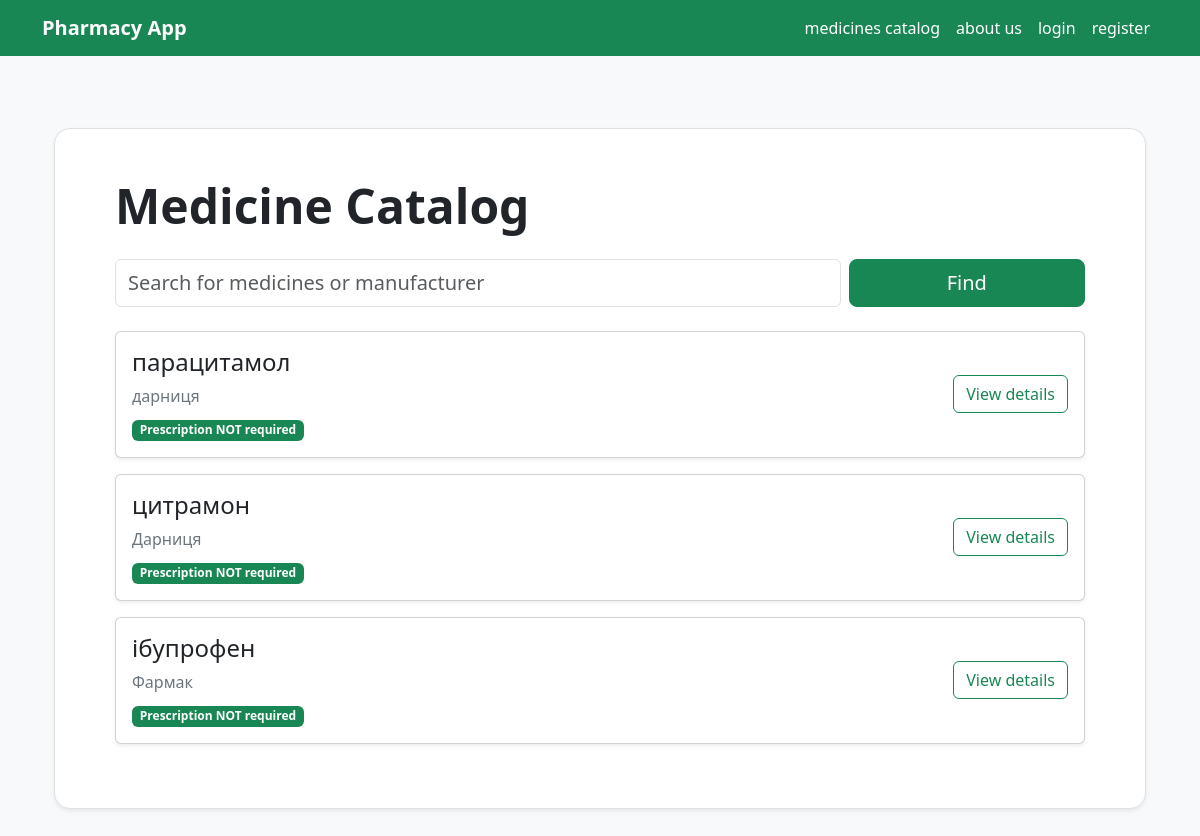
Page /list on the committed database.
### medicines/models.py (models this page shows, shortened)
class Medicine(models.Model):
    name = models.CharField(max_length=200, verbose_name="Medicine")
    manufacturer = models.CharField(max_length=200, verbose_name="Manufacturer")
    description = models.TextField(verbose_name="Description")
    category = models.CharField(max_length=200, verbose_name="Category")
    prescription_required = models.BooleanField(default= False,verbose_name="Prescription")
    class Meta:
        verbose_name = "Medicine"
        verbose_name_plural = "Medicines"
        ordering = ['name']

### medicines/views.py (the view)
# urls.py: path('list', list_view, name='list'),
def list_view(request):
    query = request.GET.get('q', '')
    medicines=Medicine.objects.all()
    if query:
        medicines = medicines.filter(Q(name__icontains=query) | Q( manufacturer__icontains=query))
    context = {
        'medicines': medicines,
        'query': query,
    }
    return render(request, 'medicines/list.html', context)

### templates/medicines/list.html (shortened to what this page needs)
{% extends 'base.html' %}
{% block content %}
<div class="content container my-5">
    <div class="p-5 mb-5 bg-white rounded-4 shadow-sm border">
        <div class="container-fluid py-0">
            <h2 class="display-5 fw-bold text-dark mb-3">Medicine Catalog</h2>
            <form method="get" class="row g-2 mt-2 mb-4">
                <div class="col-md-9">
                    <input type="text" name="q" value="{{ query }}" class="form-control form-control-lg" placeholder="Search for medicines or manufacturer">
                </div>
                <div class="col-md-3 d-grid">
                    <button type="submit" class="btn btn-success btn-lg">Find</button>
                </div>
            </form>
            {% for medicine in medicines %}
                <div class="card mb-3 shadow-sm">
                    <div class="card-body">
                        <div class="row align-items-center">
                            <div class="col-md-8">
                                <h4>{{ medicine.name }}</h4>
                                <p class="text-secondary mb-2">{{ medicine.manufacturer }}</p>
                                {% if medicine.prescription_required %}
                                    <span class="badge bg-warning text-dark">Prescription required</span>
                                {% else %}
                                    <span class="badge bg-success">Prescription NOT required</span>
                                {% endif %}
                            </div>
                            <div class="col-md-4 text-md-end mt-3 mt-md-0">
                                <a class="btn btn-outline-success" href="{% url 'details' medicine.id %}">View details</a>
                            </div>
                        </div>
                    </div>
                </div>
            {% empty %}
                <div class="alert alert-info">
                    Medicines not found.
                </div>
            {% endfor %}
        </div>
    </div>
</div>
{% endblock %}

### templates/base.html (style rules this page uses)
input[type='text'], input[type='password'], input[type='email'] { display: block; width: 100%; padding: .375rem .75rem; border: 1px solid #dee2e6; border-radius: .375rem ; }

### rows in the picture
Medicine: name "парацитамол", manufacturer "дарниця", prescription_required "Prescription NOT required"
Medicine: name "цитрамон", manufacturer "Дарниця", prescription_required "Prescription NOT required"
Medicine: name "ібупрофен", manufacturer "Фармак", prescription_required "Prescription NOT required"
